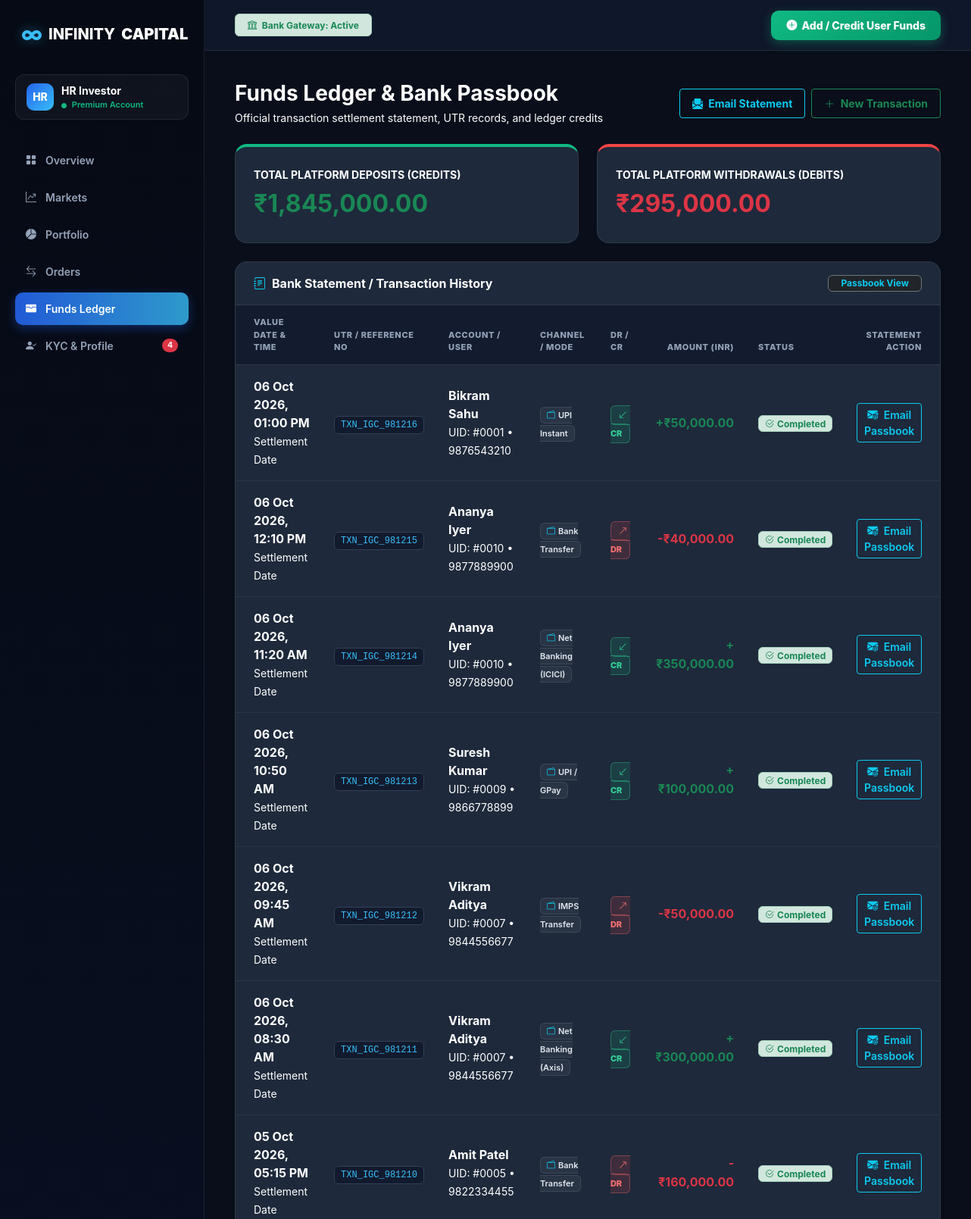
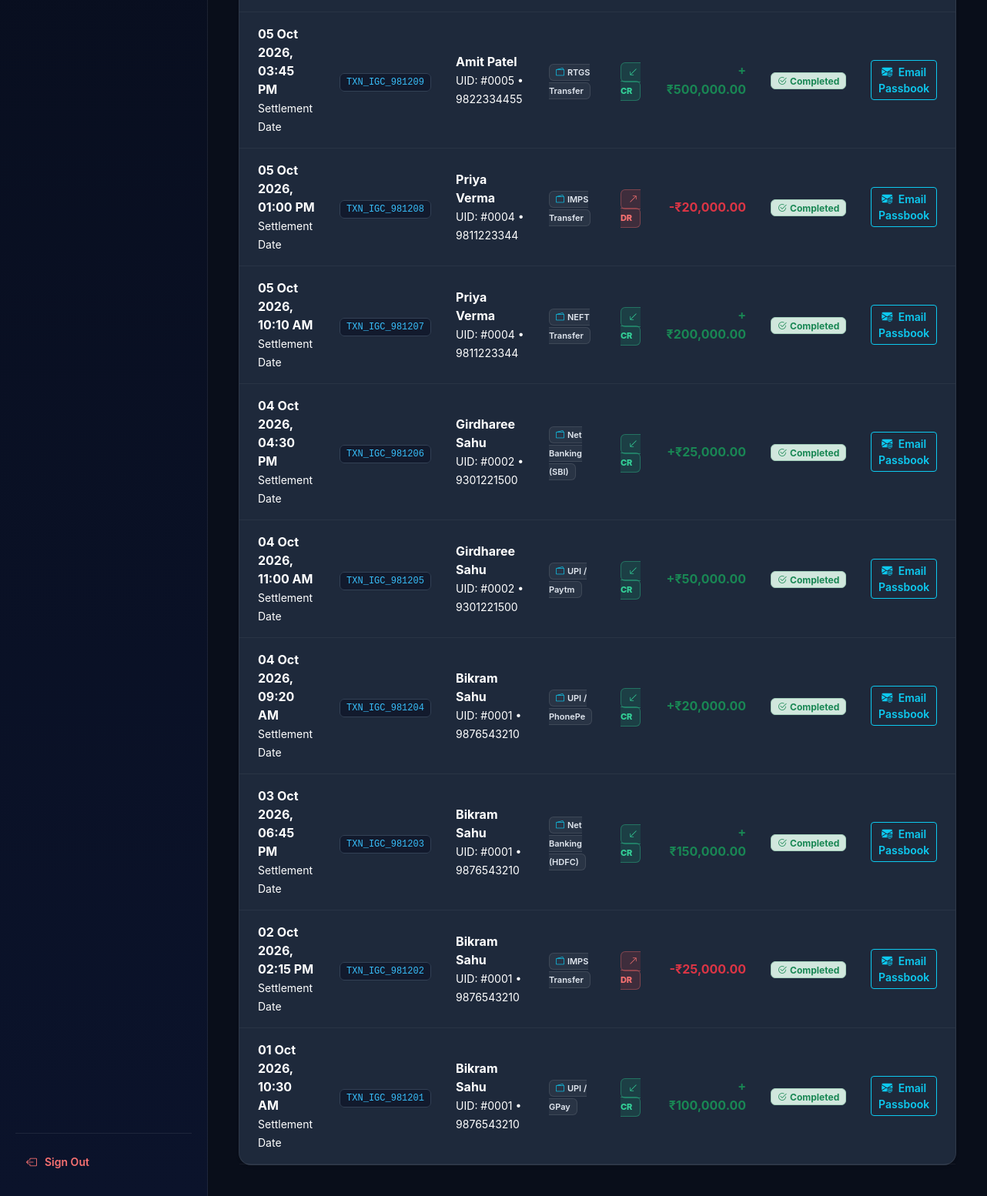
Page /backend/admin/funds_ledger.php (signed in) on the committed database (2 pictures, top to bottom).
### tables this page shows
CREATE TABLE IF NOT EXISTS transactions (
    id INT AUTO_INCREMENT PRIMARY KEY,
    user_id INT NOT NULL,
    amount DECIMAL(15,2) NOT NULL,
    type ENUM('Deposit', 'Withdrawal') NOT NULL,
    payment_method VARCHAR(50) DEFAULT 'Net Banking/UPI',
    status ENUM('Completed', 'Pending', 'Failed') DEFAULT 'Completed',
    txn_id VARCHAR(50) DEFAULT NULL,
    created_at TIMESTAMP DEFAULT CURRENT_TIMESTAMP,
    FOREIGN KEY (user_id) REFERENCES users(id) ON DELETE CASCADE
);

CREATE TABLE IF NOT EXISTS kyc_details (
    id INT AUTO_INCREMENT PRIMARY KEY,
    user_id INT NOT NULL,
    full_name VARCHAR(100) NOT NULL,
    pan_number VARCHAR(15) NOT NULL,
    dob VARCHAR(20) NOT NULL,
    account_no VARCHAR(30) NOT NULL,
    ifsc_code VARCHAR(20) NOT NULL,
    status ENUM('Pending', 'Approved', 'Rejected') DEFAULT 'Pending',
    admin_remark VARCHAR(255) DEFAULT NULL,
    submitted_at TIMESTAMP DEFAULT CURRENT_TIMESTAMP,
    updated_at TIMESTAMP DEFAULT CURRENT_TIMESTAMP ON UPDATE CURRENT_TIMESTAMP,
    FOREIGN KEY (user_id) REFERENCES users(id) ON DELETE CASCADE
);

CREATE TABLE IF NOT EXISTS users (
    id INT AUTO_INCREMENT PRIMARY KEY,
    mobile VARCHAR(15) NOT NULL UNIQUE,
    email VARCHAR(100) DEFAULT NULL,
    is_kyc_verified TINYINT(1) DEFAULT 0,
    status ENUM('Active', 'Pending', 'Suspended') DEFAULT 'Active',
    created_at TIMESTAMP DEFAULT CURRENT_TIMESTAMP,
    updated_at TIMESTAMP DEFAULT CURRENT_TIMESTAMP ON UPDATE CURRENT_TIMESTAMP
);

### backend/admin/funds_ledger.php (the view, shortened to what this page needs)
<?php
require_once __DIR__ . '/../config/db.php';
$query = "SELECT t.*, u.mobile, u.email, k.full_name
          FROM transactions t
          LEFT JOIN users u ON t.user_id = u.id
          LEFT JOIN kyc_details k ON t.user_id = k.user_id
          ORDER BY t.created_at DESC, t.id DESC";
$result = mysqli_query($conn, $query);
$deposit_sum = mysqli_query($conn, "SELECT SUM(amount) as total FROM transactions WHERE type='Deposit'");
$dep_row = mysqli_fetch_assoc($deposit_sum);
$total_deposits = $dep_row['total'] ?? 0;
$withdraw_sum = mysqli_query($conn, "SELECT SUM(amount) as total FROM transactions WHERE type='Withdrawal'");
$wit_row = mysqli_fetch_assoc($withdraw_sum);
$total_withdrawals = $wit_row['total'] ?? 0;
$k_res = mysqli_query($conn, "SELECT COUNT(*) as count FROM kyc_details WHERE status = 'Pending'");
$pendingKyc = ($k_res && $row = mysqli_fetch_assoc($k_res)) ? (int)$row['count'] : 0;
?>
<!DOCTYPE html>
<html lang="en">
<head>
    <link href="https://cdn.jsdelivr.net/npm/bootstrap@5.3.0/dist/css/bootstrap.min.css" rel="stylesheet">
    <link rel="stylesheet" href="https://cdn.jsdelivr.net/npm/bootstrap-icons@1.10.5/font/bootstrap-icons.css">
</head>
<body>
    <aside class="sidebar">
        <a href="dashboard.php" class="brand-logo"><span>∞</span> INFINITY <b>CAPITAL</b></a>
        <div class="user-pill">
            <div class="user-avatar">HR</div>
            <div>
                <div class="fw-bold small text-white">HR Investor</div>
                <div style="font-size:11px; color:#10B981; font-weight:600;"><i class="bi bi-circle-fill me-1" style="font-size:7px;"></i> Premium Account</div>
            </div>
        </div>
        <ul class="sidebar-menu">
            <li><a href="dashboard.php"><i class="bi bi-grid-fill"></i> Overview</a></li>
            <li><a href="markets.php"><i class="bi bi-graph-up-arrow"></i> Markets</a></li>
            <li><a href="portfolio.php"><i class="bi bi-pie-chart-fill"></i> Portfolio</a></li>
            <li><a href="orders.php"><i class="bi bi-arrow-left-right"></i> Orders</a></li>
            <li><a href="funds_ledger.php" class="active"><i class="bi bi-wallet-fill"></i> Funds Ledger</a></li>
            <li>
                <a href="users.php">
                    <i class="bi bi-person-check-fill"></i> KYC & Profile
                    <?php if($pendingKyc > 0): ?><span class="badge bg-danger rounded-pill ms-auto"><?php echo $pendingKyc; ?></span><?php endif; ?>
                </a>
            </li>
        </ul>
        <div class="sidebar-footer">
            <a href="logout.php" class="logout-link"><i class="bi bi-box-arrow-left"></i> Sign Out</a>
        </div>
    </aside>
    <div class="main-wrapper">
        <header class="top-header">
            <div class="d-flex align-items-center gap-2">
                <span class="badge bg-success-subtle text-success border border-success-subtle px-3 py-2 fw-bold">
                    <i class="bi bi-bank me-1"></i> Bank Gateway: Active
                </span>
            </div>
            <div>
                <button type="button" class="btn-add-funds-glow" data-bs-toggle="modal" data-bs-target="#addFundsModal">
                    <i class="bi bi-plus-circle-fill"></i> Add / Credit User Funds
                </button>
            </div>
        </header>
        <main class="dashboard-body">
            <div class="d-flex justify-content-between align-items-center mb-4">
                <div>
                    <h1 class="h3 fw-bold mb-1 text-white">Funds Ledger & Bank Passbook</h1>
                    <p class="text-white mb-0 small">Official transaction settlement statement, UTR records, and ledger credits</p>
                </div>
                <div class="d-flex gap-2">
                    <button type="button" class="btn btn-outline-info btn-sm fw-bold px-3 py-2" data-bs-toggle="modal" data-bs-target="#emailStatementModal">
                        <i class="bi bi-envelope-paper-fill me-1"></i> Email Statement
                    </button>
                    <button type="button" class="btn btn-outline-success btn-sm fw-bold px-3 py-2" data-bs-toggle="modal" data-bs-target="#addFundsModal">
                        <i class="bi bi-plus-lg me-1"></i> New Transaction
                    </button>
                </div>
            </div>
            <div class="row g-4 mb-4">
                <div class="col-md-6">
                    <div class="stat-widget" style="border-top: 4px solid #10B981;">
                        <span class="text-white text-uppercase fw-bold small">Total Platform Deposits (Credits)</span>
                        <h2 class="text-success fw-bold mt-2">₹<?php echo number_format($total_deposits, 2); ?></h2>
                    </div>
                </div>
                <div class="col-md-6">
                    <div class="stat-widget" style="border-top: 4px solid #EF4444;">
                        <span class="text-white text-uppercase fw-bold small">Total Platform Withdrawals (Debits)</span>
                        <h2 class="text-danger fw-bold mt-2">₹<?php echo number_format($total_withdrawals, 2); ?></h2>
                    </div>
                </div>
            </div>
            <div class="card border-0 shadow-sm rounded-4" style="background: var(--card-bg); border: 1px solid var(--border-color)!important;">
                <div class="card-header py-3 px-4 d-flex justify-content-between align-items-center border-bottom text-white" style="background: transparent; border-color: var(--border-color)!important;">
                    <div class="d-flex align-items-center gap-2">
                        <i class="bi bi-journal-text text-info"></i>
                        <span class="fw-bold">Bank Statement / Transaction History</span>
                    </div>
                    <span class="badge bg-dark text-info border border-secondary px-3 py-1">Passbook View</span>
                </div>
                <div class="card-body p-0">
                    <div class="table-responsive">
                        <table class="table table-bank table-hover align-middle mb-0">
                            <thead>
                                <tr>
                                    <th class="ps-4">Value Date & Time</th>
                                    <th>UTR / Reference No</th>
                                    <th>Account / User</th>
                                    <th>Channel / Mode</th>
                                    <th>Dr / Cr</th>
                                    <th class="text-end">Amount (INR)</th>
                                    <th>Status</th>
                                    <th class="text-end pe-4">Statement Action</th>
                                </tr>
                            </thead>
                            <tbody>
                                <?php if($result && mysqli_num_rows($result) > 0): ?>
                                    <?php while($row = mysqli_fetch_assoc($result)):
                                        $txn_date = !empty($row['created_at']) && $row['created_at'] !== '0000-00-00 00:00:00'
                                             ? date('d M Y, h:i A', strtotime($row['created_at']))
                                             : date('d M Y, h:i A');
                                        $utr_ref = !empty($row['txn_id']) ? $row['txn_id'] : ('UTR' . date('Ymd') . str_pad($row['id'], 6, '0', STR_PAD_LEFT));
                                        $pay_mode = !empty($row['payment_method']) ? $row['payment_method'] : 'UPI / NetBanking';
                                        $is_credit = ($row['type'] === 'Deposit');
                                        $user_display = !empty($row['full_name']) ? htmlspecialchars($row['full_name']) : (!empty($row['mobile']) ? htmlspecialchars($row['mobile']) : 'Investor');
                                    ?>
                                        <tr>
                                            <td class="ps-4">
                                                <div class="fw-bold text-white"><?php echo $txn_date; ?></div>
                                                <small class="text-white">Settlement Date</small>
                                            </td>
                                            <td>
                                                <span class="utr-pill"><?php echo $utr_ref; ?></span>
                                            </td>
                                            <td>
                                                <div class="fw-bold text-white"><?php echo $user_display; ?></div>
                                                <small class="text-white">UID: #<?php echo str_pad($row['user_id'], 4, '0', STR_PAD_LEFT); ?> <?php if(!empty($row['mobile'])): ?>• <?php echo htmlspecialchars($row['mobile']); ?><?php endif; ?></small>
                                            </td>
                                            <td>
                                                <span class="channel-pill">
                                                    <i class="bi bi-wallet2 me-1 text-info"></i><?php echo $pay_mode; ?>
                                                </span>
                                            </td>
                                            <td>
                                                <?php if($is_credit): ?>
                                                    <span class="badge-cr"><i class="bi bi-arrow-down-left me-1"></i>CR</span>
                                                <?php else: ?>
                                                    <span class="badge-dr"><i class="bi bi-arrow-up-right me-1"></i>DR</span>
                                                <?php endif; ?>
                                            </td>
                                            <td class="text-end">
                                                <span class="fw-bold fs-6 <?php echo $is_credit ? 'text-success' : 'text-danger'; ?>">
                                                    <?php echo $is_credit ? '+' : '-'; ?>₹<?php echo number_format($row['amount'], 2); ?>
                                                </span>
                                            </td>
                                            <td>
                                                <span class="badge bg-success-subtle text-success border border-success-subtle px-2 py-1">
                                                    <i class="bi bi-check2-circle me-1"></i>Completed
                                                </span>
                                            </td>
                                            <td class="text-end pe-4">
                                                <form method="POST" action="" class="d-inline" onsubmit="return confirm('Email certified passbook statement to <?php echo addslashes($user_display); ?>?');">
                                                    <button type="submit" class="btn btn-sm btn-outline-info fw-semibold py-1 px-2" title="Email Passbook Statement to User">
                                                        <i class="bi bi-envelope-at-fill me-1"></i> Email Passbook
                                                    </button>
                                                </form>
                                            </td>
                                        </tr>
                                    <?php endwhile; ?>
                                <?php else: ?>
                                    <tr><td colspan="8" class="text-center text-white py-5">No transactions recorded in passbook.</td></tr>
                                <?php endif; ?>
                            </tbody>
                        </table>
                    </div>
                </div>
            </div>
        </main>
    </div>
</body>
</html>

### rows in the picture
transactions: created_at "06 Oct 2026, 01:00 PM", txn "TXN_IGC_981216", kyc_details.full_name "Bikram Sahu", user "0001", user.mobile "9876543210", payment_method "UPI Instant", type "Deposit" (drawn), amount "50,000.00"
transactions: created_at "06 Oct 2026, 12:10 PM", txn "TXN_IGC_981215", kyc_details.full_name "Ananya Iyer", user "0010", user.mobile "9877889900", payment_method "Bank Transfer", type "Withdrawal" (drawn), amount "40,000.00"
transactions: created_at "06 Oct 2026, 11:20 AM", txn "TXN_IGC_981214", kyc_details.full_name "Ananya Iyer", user "0010", user.mobile "9877889900", payment_method "Net Banking (ICICI)", type "Deposit" (drawn), amount "350,000.00"
transactions: created_at "06 Oct 2026, 10:50 AM", txn "TXN_IGC_981213", kyc_details.full_name "Suresh Kumar", user "0009", user.mobile "9866778899", payment_method "UPI / GPay", type "Deposit" (drawn), amount "100,000.00"
transactions: created_at "06 Oct 2026, 09:45 AM", txn "TXN_IGC_981212", kyc_details.full_name "Vikram Aditya", user "0007", user.mobile "9844556677", payment_method "IMPS Transfer", type "Withdrawal" (drawn), amount "50,000.00"
transactions: created_at "06 Oct 2026, 08:30 AM", txn "TXN_IGC_981211", kyc_details.full_name "Vikram Aditya", user "0007", user.mobile "9844556677", payment_method "Net Banking (Axis)", type "Deposit" (drawn), amount "300,000.00"
transactions: created_at "05 Oct 2026, 05:15 PM", txn "TXN_IGC_981210", kyc_details.full_name "Amit Patel", user "0005", user.mobile "9822334455", payment_method "Bank Transfer", type "Withdrawal" (drawn), amount "160,000.00"
transactions: created_at "05 Oct 2026, 03:45 PM", txn "TXN_IGC_981209", kyc_details.full_name "Amit Patel", user "0005", user.mobile "9822334455", payment_method "RTGS Transfer", type "Deposit" (drawn), amount "500,000.00"
transactions: created_at "05 Oct 2026, 01:00 PM", txn "TXN_IGC_981208", kyc_details.full_name "Priya Verma", user "0004", user.mobile "9811223344", payment_method "IMPS Transfer", type "Withdrawal" (drawn), amount "20,000.00"
transactions: created_at "05 Oct 2026, 10:10 AM", txn "TXN_IGC_981207", kyc_details.full_name "Priya Verma", user "0004", user.mobile "9811223344", payment_method "NEFT Transfer", type "Deposit" (drawn), amount "200,000.00"
transactions: created_at "04 Oct 2026, 04:30 PM", txn "TXN_IGC_981206", kyc_details.full_name "Girdharee Sahu", user "0002", user.mobile "9301221500", payment_method "Net Banking (SBI)", type "Deposit" (drawn), amount "25,000.00"
transactions: created_at "04 Oct 2026, 11:00 AM", txn "TXN_IGC_981205", kyc_details.full_name "Girdharee Sahu", user "0002", user.mobile "9301221500", payment_method "UPI / Paytm", type "Deposit" (drawn), amount "50,000.00"
transactions: created_at "04 Oct 2026, 09:20 AM", txn "TXN_IGC_981204", kyc_details.full_name "Bikram Sahu", user "0001", user.mobile "9876543210", payment_method "UPI / PhonePe", type "Deposit" (drawn), amount "20,000.00"
transactions: created_at "03 Oct 2026, 06:45 PM", txn "TXN_IGC_981203", kyc_details.full_name "Bikram Sahu", user "0001", user.mobile "9876543210", payment_method "Net Banking (HDFC)", type "Deposit" (drawn), amount "150,000.00"
transactions: created_at "02 Oct 2026, 02:15 PM", txn "TXN_IGC_981202", kyc_details.full_name "Bikram Sahu", user "0001", user.mobile "9876543210", payment_method "IMPS Transfer", type "Withdrawal" (drawn), amount "25,000.00"
transactions: created_at "01 Oct 2026, 10:30 AM", txn "TXN_IGC_981201", kyc_details.full_name "Bikram Sahu", user "0001", user.mobile "9876543210", payment_method "UPI / GPay", type "Deposit" (drawn), amount "100,000.00"

### other values in the picture
$pendingKyc "4"
$total_deposits "1,845,000.00"
$total_withdrawals "295,000.00"
